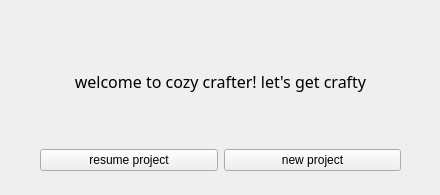
<?xml version="1.0" encoding="UTF-8"?>
<ui version="4.0">
 <class>MainWindow</class>
 <widget class="QMainWindow" name="MainWindow">
  <property name="geometry">
   <rect>
    <x>0</x>
    <y>0</y>
    <width>440</width>
    <height>195</height>
   </rect>
  </property>
  <property name="sizePolicy">
   <sizepolicy hsizetype="Fixed" vsizetype="Fixed">
    <horstretch>0</horstretch>
    <verstretch>0</verstretch>
   </sizepolicy>
  </property>
  <property name="font">
   <font>
    <family>Segoe UI</family>
    <pointsize>9</pointsize>
   </font>
  </property>
  <property name="windowTitle">
   <string>cozy crafter</string>
  </property>
  <property name="autoFillBackground">
   <bool>false</bool>
  </property>
  <property name="toolButtonStyle">
   <enum>Qt::ToolButtonTextUnderIcon</enum>
  </property>
  <widget class="QWidget" name="centralwidget">
   <widget class="QWidget" name="gridLayoutWidget">
    <property name="geometry">
     <rect>
      <x>40</x>
      <y>20</y>
      <width>361</width>
      <height>151</height>
     </rect>
    </property>
    <layout class="QGridLayout" name="maingrid">
     <item row="4" column="0">
      <widget class="QPushButton" name="resume_project">
       <property name="font">
        <font>
         <family>Segoe UI</family>
         <pointsize>9</pointsize>
        </font>
       </property>
       <property name="autoFillBackground">
        <bool>false</bool>
       </property>
       <property name="text">
        <string>resume project</string>
       </property>
      </widget>
     </item>
     <item row="4" column="1">
      <widget class="QPushButton" name="create_project">
       <property name="font">
        <font>
         <family>Segoe UI</family>
         <pointsize>9</pointsize>
        </font>
       </property>
       <property name="text">
        <string>new project</string>
       </property>
      </widget>
     </item>
     <item row="0" column="0" colspan="2">
      <widget class="QLabel" name="label">
       <property name="font">
        <font>
         <family>basis33</family>
         <pointsize>12</pointsize>
        </font>
       </property>
       <property name="text">
        <string>welcome to cozy crafter! let's get crafty</string>
       </property>
       <property name="alignment">
        <set>Qt::AlignCenter</set>
       </property>
       <property name="wordWrap">
        <bool>true</bool>
       </property>
      </widget>
     </item>
    </layout>
   </widget>
  </widget>
 </widget>
 <resources/>
 <connections/>
</ui>
